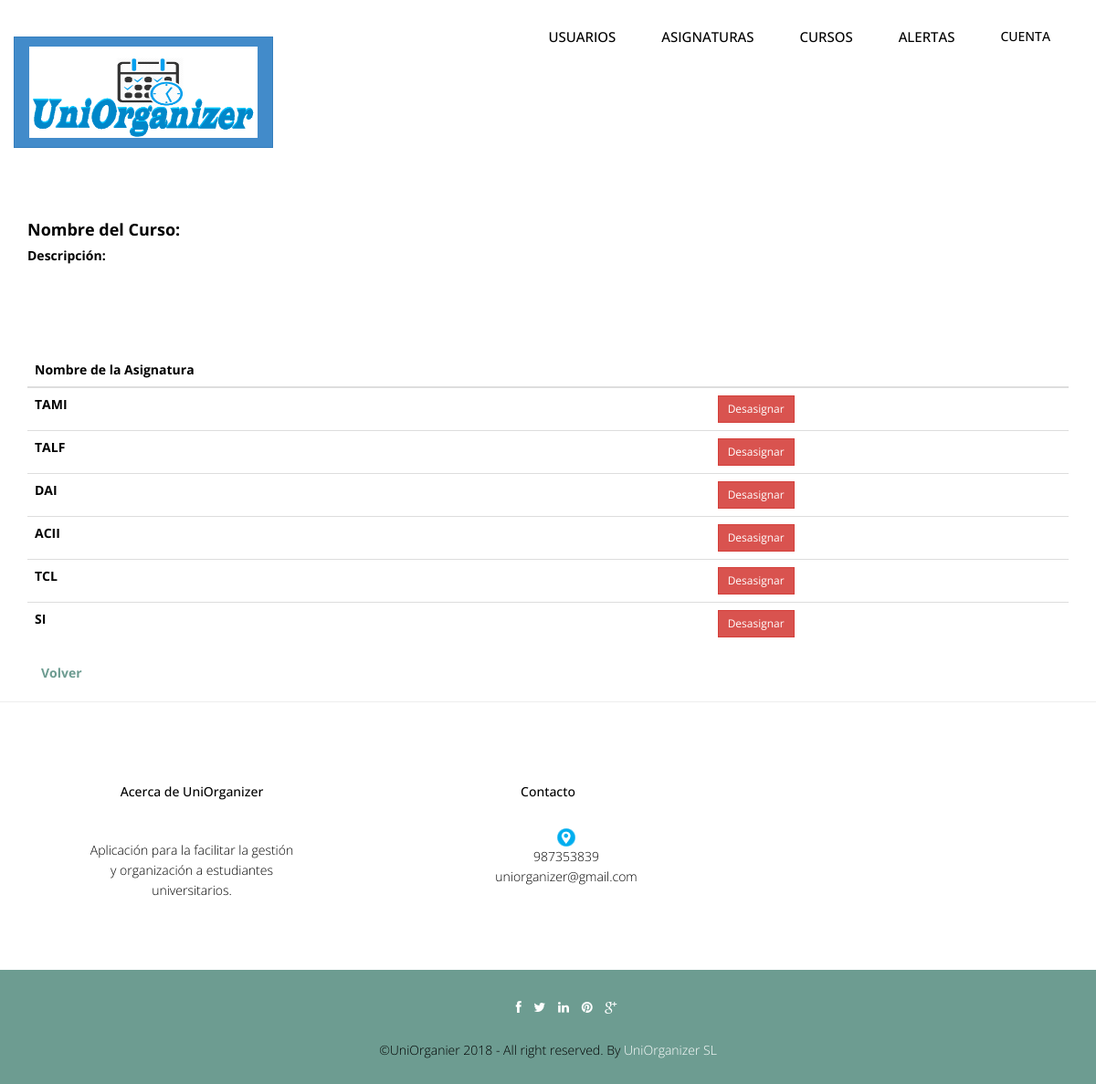
The app's page /Controllers/CURSO_Controller.php (signed in), older data.
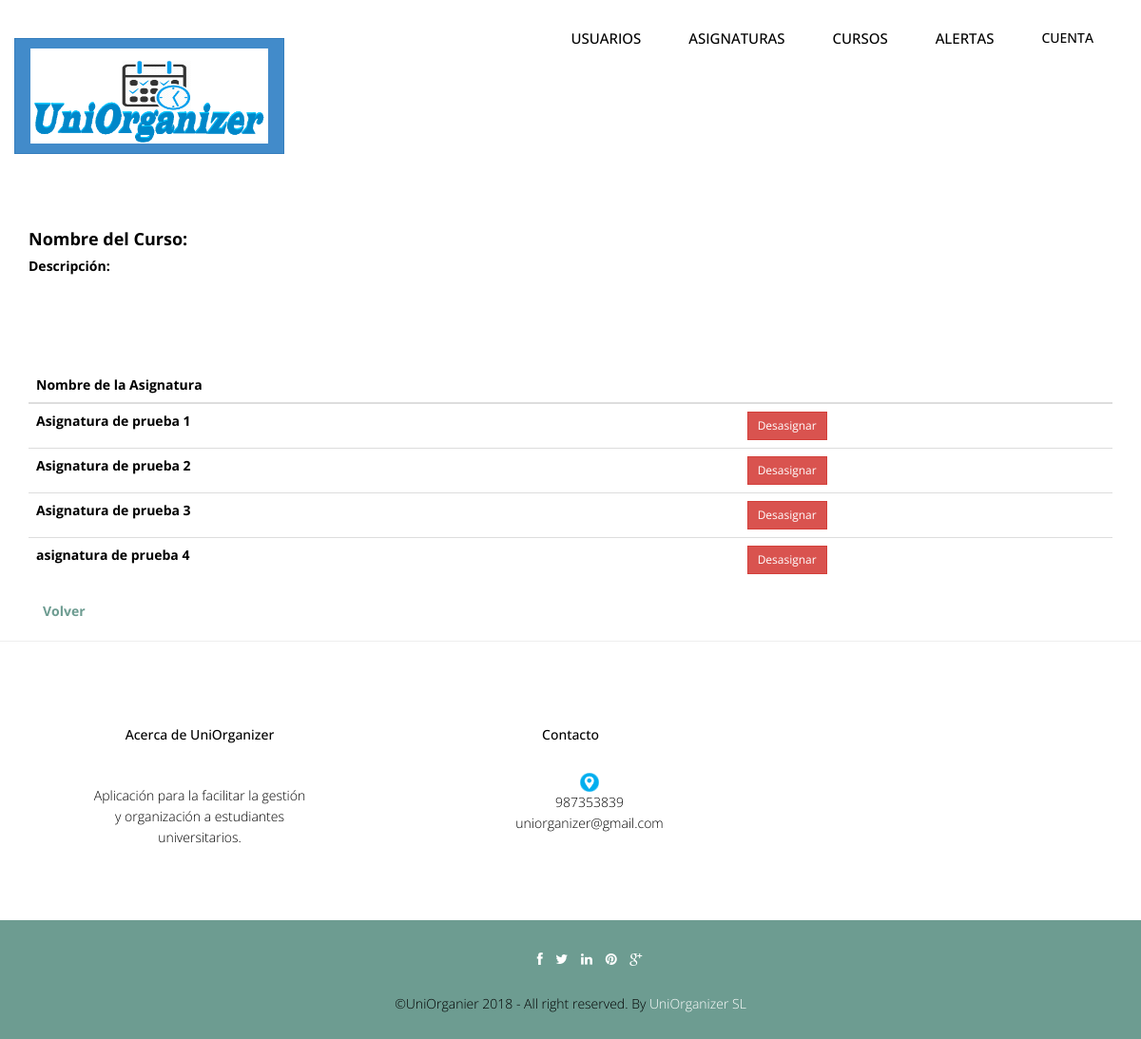
The same page, newer data.
### tables this page shows
CREATE TABLE `asignatura` (
  `idAsignatura` int(10) NOT NULL,
  `nombreAsignatura` varchar(200) NOT NULL
);

### Models/ASIGNATURA_Model.php (called while the page is built, shortened)
<?php
include_once '../Functions/LibraryFunctions.php';
class ASIGNATURA_Model {
    function ConectarBD() {
        $this->mysqli = new mysqli("localhost", "root", "", "uniorganizer");
    }
    function Listar() {
        $sql = "SELECT * FROM asignatura";
        if (!($resultado = $this->mysqli->query($sql))) {
            return 'Error en la consulta sobre la base de datos.';
        } else {
            $toret = array();
            $i = 0;
            while ($fila = $resultado->fetch_array()) {
                $toret[$i] = $fila;
                $i++;
            }
            return $toret;
        }
    }
}
?>

### Views/CURSO_SHOW_Vista.php (the view, shortened to what this page needs)
<?php
class CURSO_SHOW {
    private $datos;
    private $volver;
    function __construct($array, $volver) {
        $this->datos = $array;
        $this->volver = $volver;
        $this->render();
    }
    function render() {
		?>
        <div class="container">
				<h4><b><?php echo $strings['nombreCurso']; ?>: </b><?php echo $this->datos['curso']['nombreCurso'] ; ?></h4>
				<h5><b><?php echo $strings['descripcionCurso']; ?>: </b><?php echo $this->datos['curso']['descripcionCurso']; ?></h5>
        <br><br><br><br>
        <table class="table">
			  <thead class="thead-dark">
				<tr>
				  <th scope="col"><?php echo $strings['nombreAsignatura']; ?></th>
				  <th scope="col"></th>
				</tr>
			  </thead><tbody>
			  <?php
        foreach ($this->datos['asignaturas'] as $valor) {
			?>
            <tr>
            <th><?php echo $valor['nombreAsignatura']; ?></th>
            <td><a href="?accion=desasignar&idCurso=<?php echo $_GET["id"]; ?>&idAsignatura=<?php echo  $valor['idAsignatura']; ?>"><button type="button" class="btn btn-danger btn-sm">Desasignar</button></a></td>
            </tr><?php
        }
		?>
        </tbody>
			</table>
			<a class="form-link" href="<?php echo $this->volver; ?>"><?php echo $strings['Volver']; ?></a>
			 </div>
		<?php
        include '../Views/footer.php';
    }
}
?>

### Functions/LibraryFunctions.php (shortened to what this page needs)
<?php
function ConsultarTipoUsuarioLogin() {
    $mysqli = new mysqli("localhost", "root", "", "uniorganizer");
    $sql = "SELECT tipoUsuario FROM USUARIO WHERE USUARIO.username='" . $_SESSION['login'] . "'";
    $result = $mysqli->query($sql)->fetch_array();
    return $result['tipoUsuario'];
}
function añadirFuncionalidades($NOM) {
    $mysqli = new mysqli("localhost", "root", "", "uniorganizer");
    $rol = "SELECT tipoUsuario FROM USUARIO  WHERE username='" . $NOM['login'] . "'";
    $sql = "SELECT DISTINCT categoriaFuncionalidad FROM FUNCIONALIDAD, FUNCIONALIDAD_ROL WHERE FUNCIONALIDAD_ROL.idFuncionalidad = FUNCIONALIDAD.idFuncionalidad AND FUNCIONALIDAD_ROL.idRol=(" . $rol . ")";
    if (!($resultado = $mysqli->query($sql))) {
        echo 'Error en la consulta sobre la base de datos';
    } else {
        while ($fila = $resultado->fetch_array()) {
            $funcionalidad = $fila['categoriaFuncionalidad'];
            switch ($funcionalidad) {
                case "Gestion Usuarios":
					if(ConsultarTipoUsuarioLogin()==1){
                        ?><li><a style="font-size:15px;" href="../Controllers/USUARIO_Controller.php"><?php echo $strings['Gestión de Usuarios']; ?></a></li> <?php
					}
                    break;
                case "Gestion Cursos":
                    ?><li><a style="font-size:15px;" href="../Controllers/CURSO_Controller.php"><?php echo $strings['Gestión de Cursos']; ?></a></li> <?php
                    break;
                case "Gestion Alertas":
                    ?><li><a style="font-size:15px;" href="../Controllers/ALERTA_Controller.php"><?php echo $strings['Gestión de Alertas']; ?></a></li> <?php
                    break;
				case "Gestion Asignaturas":
                    ?><li><a style="font-size:15px;" href="../Controllers/ASIGNATURA_Controller.php"><?php echo $strings['Gestión de Asignaturas']; ?></a></li> <?php
                    break;
                default:
                    break;
            }
        }
    }
}
function showNavbar() {
    if (!isset($_SESSION)) {
        echo '<br><br><li role="presentation" class="active"><a href="../Functions/Conectar.php" class="m1">Iniciar Sesion</a></li>';
		echo '<br><br><li role="presentation" class="active"><a href="../Functions/Registrar.php" class="m1">Registrar</a></li>';
    } else {
        añadirFuncionalidades($_SESSION);
        ?>
        <li class="nav-item dropdown">
            <a class="nav-link dropdown-toggle" href="" id="navbarDropdownMenuLink" data-toggle="dropdown" aria-haspopup="true" aria-expanded="false">
        <?php echo $strings['Cuenta'] ?>
            </a>
        </li>
        <?php
    }
}
?>

Row changes from the older to the newer data that the page shows:
removed asignatura: nombreAsignatura "TCL"
removed asignatura: nombreAsignatura "SI"
changed asignatura: nombreAsignatura "TAMI" → "Asignatura de prueba 1"
changed asignatura: nombreAsignatura "TALF" → "Asignatura de prueba 2"
changed asignatura: nombreAsignatura "DAI" → "Asignatura de prueba 3"
changed asignatura: nombreAsignatura "ACII" → "asignatura de prueba 4"
